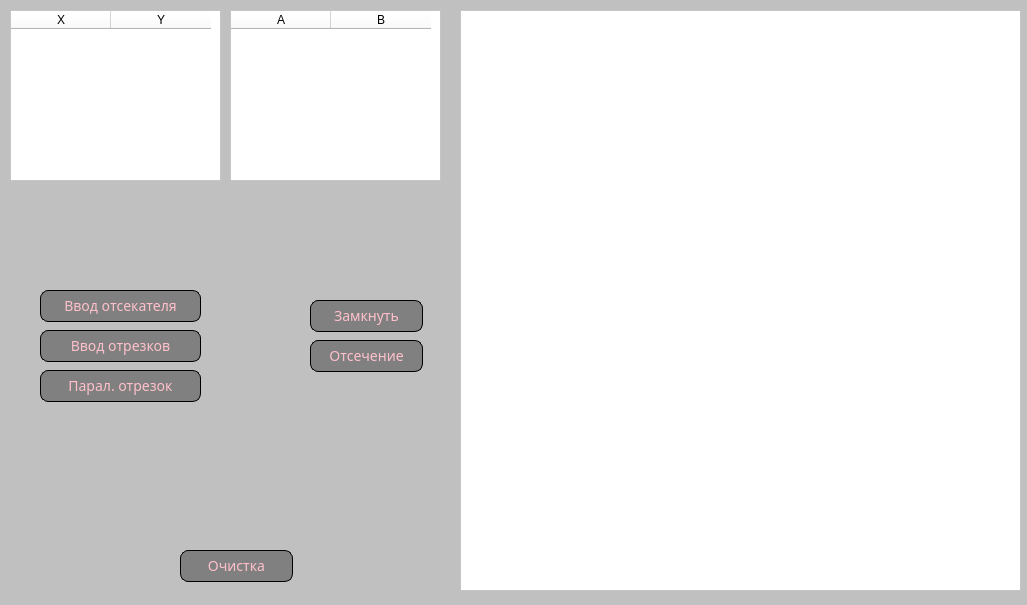
<?xml version="1.0" encoding="UTF-8"?>
<ui version="4.0">
 <class>MainWindow</class>
 <widget class="QMainWindow" name="MainWindow">
  <property name="geometry">
   <rect>
    <x>0</x>
    <y>0</y>
    <width>1027</width>
    <height>605</height>
   </rect>
  </property>
  <property name="windowTitle">
   <string>Лабораторная работа 8</string>
  </property>
  <property name="styleSheet">
   <string notr="true">background: silver;</string>
  </property>
  <widget class="QWidget" name="centralwidget">
   <widget class="QGraphicsView" name="view">
    <property name="geometry">
     <rect>
      <x>460</x>
      <y>10</y>
      <width>561</width>
      <height>581</height>
     </rect>
    </property>
    <property name="styleSheet">
     <string notr="true">background: white</string>
    </property>
   </widget>
   <widget class="QTableWidget" name="table_rect">
    <property name="geometry">
     <rect>
      <x>10</x>
      <y>10</y>
      <width>211</width>
      <height>171</height>
     </rect>
    </property>
    <property name="styleSheet">
     <string notr="true">background: white</string>
    </property>
    <column>
     <property name="text">
      <string>X</string>
     </property>
    </column>
    <column>
     <property name="text">
      <string>Y</string>
     </property>
    </column>
   </widget>
   <widget class="QPushButton" name="paint">
    <property name="geometry">
     <rect>
      <x>310</x>
      <y>340</y>
      <width>113</width>
      <height>32</height>
     </rect>
    </property>
    <property name="styleSheet">
     <string notr="true">#paint {
background: grey; 
color: pink;
 font-family: Menlo;
 border: 1px solid black; 
border-radius: 8px;
font-size: 14px;
}
#paint:hover {
	color: green;
	font-size: 15px;
	background: white;
}
#paint:pressed {
	font-size: 15px;
	color: darkgreen;
	background: darkgrey;
}</string>
    </property>
    <property name="text">
     <string>Отсечение</string>
    </property>
   </widget>
   <widget class="QPushButton" name="lock">
    <property name="geometry">
     <rect>
      <x>310</x>
      <y>300</y>
      <width>113</width>
      <height>32</height>
     </rect>
    </property>
    <property name="styleSheet">
     <string notr="true">#lock {
background: grey; 
color: pink;
 font-family: Menlo;
 border: 1px solid black; 
border-radius: 8px;
font-size: 14px;
}
#lock:hover {
	color: green;
	font-size: 15px;
	background: white;
}
#lock:pressed {
	font-size: 15px;
	color: darkgreen;
	background: darkgrey;
}</string>
    </property>
    <property name="text">
     <string>Замкнуть</string>
    </property>
   </widget>
   <widget class="QPushButton" name="erase">
    <property name="geometry">
     <rect>
      <x>180</x>
      <y>550</y>
      <width>113</width>
      <height>32</height>
     </rect>
    </property>
    <property name="styleSheet">
     <string notr="true">#erase {
background: grey; 
color: pink;
 font-family: Menlo;
 border: 1px solid black; 
border-radius: 8px;
font-size: 14px;
}
#erase:hover {
	color: green;
	font-size: 15px;
	background: white;
}
#erase:pressed {
	font-size: 15px;
	color: darkgreen;
	background: darkgrey;
}</string>
    </property>
    <property name="text">
     <string>Очистка</string>
    </property>
   </widget>
   <widget class="QPushButton" name="bars">
    <property name="geometry">
     <rect>
      <x>40</x>
      <y>330</y>
      <width>161</width>
      <height>32</height>
     </rect>
    </property>
    <property name="styleSheet">
     <string notr="true">#bars {
background: grey; 
color: pink;
 font-family: Menlo;
 border: 1px solid black; 
border-radius: 8px;
font-size: 14px;
}
#bars:hover {
	color: green;
	font-size: 15px;
	background: white;
}
#bars:pressed {
	font-size: 15px;
	color: darkgreen;
	background: darkgrey;
}</string>
    </property>
    <property name="text">
     <string>Ввод отрезков</string>
    </property>
   </widget>
   <widget class="QPushButton" name="rect">
    <property name="geometry">
     <rect>
      <x>40</x>
      <y>290</y>
      <width>161</width>
      <height>32</height>
     </rect>
    </property>
    <property name="styleSheet">
     <string notr="true">#rect {
background: grey; 
color: pink;
 font-family: Menlo;
 border: 1px solid black; 
border-radius: 8px;
font-size: 14px;
}
#rect:hover {
	color: green;
	font-size: 15px;
	background: white;
}
#rect:pressed {
	font-size: 15px;
	color: darkgreen;
	background: darkgrey;
}</string>
    </property>
    <property name="text">
     <string>Ввод отсекателя</string>
    </property>
   </widget>
   <widget class="QTableWidget" name="table_bars">
    <property name="geometry">
     <rect>
      <x>230</x>
      <y>10</y>
      <width>211</width>
      <height>171</height>
     </rect>
    </property>
    <property name="styleSheet">
     <string notr="true">background: white</string>
    </property>
    <column>
     <property name="text">
      <string>A</string>
     </property>
    </column>
    <column>
     <property name="text">
      <string>B</string>
     </property>
    </column>
   </widget>
   <widget class="QPushButton" name="ect">
    <property name="geometry">
     <rect>
      <x>40</x>
      <y>370</y>
      <width>161</width>
      <height>32</height>
     </rect>
    </property>
    <property name="styleSheet">
     <string notr="true">#ect {
background: grey; 
color: pink;
 font-family: Menlo;
 border: 1px solid black; 
border-radius: 8px;
font-size: 14px;
}
#ect:hover {
	color: green;
	font-size: 15px;
	background: white;
}
#ect:pressed {
	font-size: 15px;
	color: darkgreen;
	background: darkgrey;
}</string>
    </property>
    <property name="text">
     <string>Парал. отрезок</string>
    </property>
   </widget>
  </widget>
 </widget>
 <resources/>
 <connections/>
</ui>
